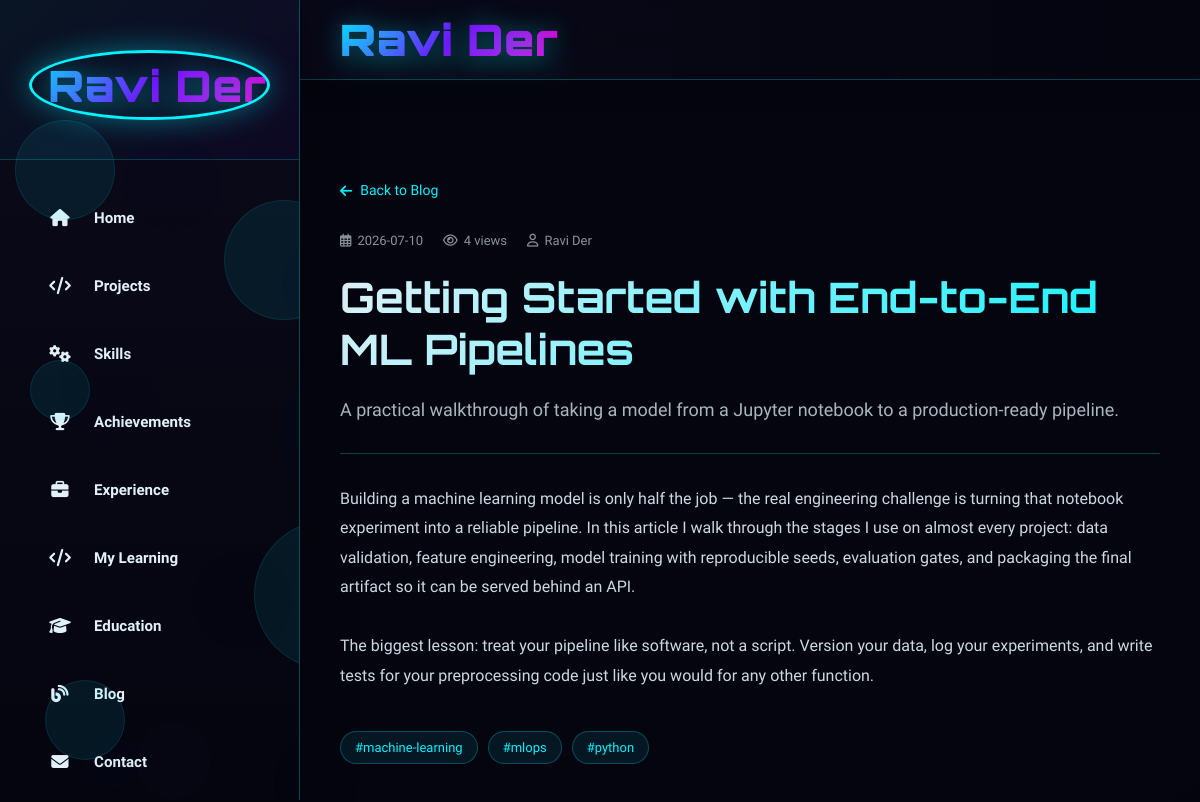
Before: /blog/getting-started-with-ml-pipelines (upper part) with the older database file.
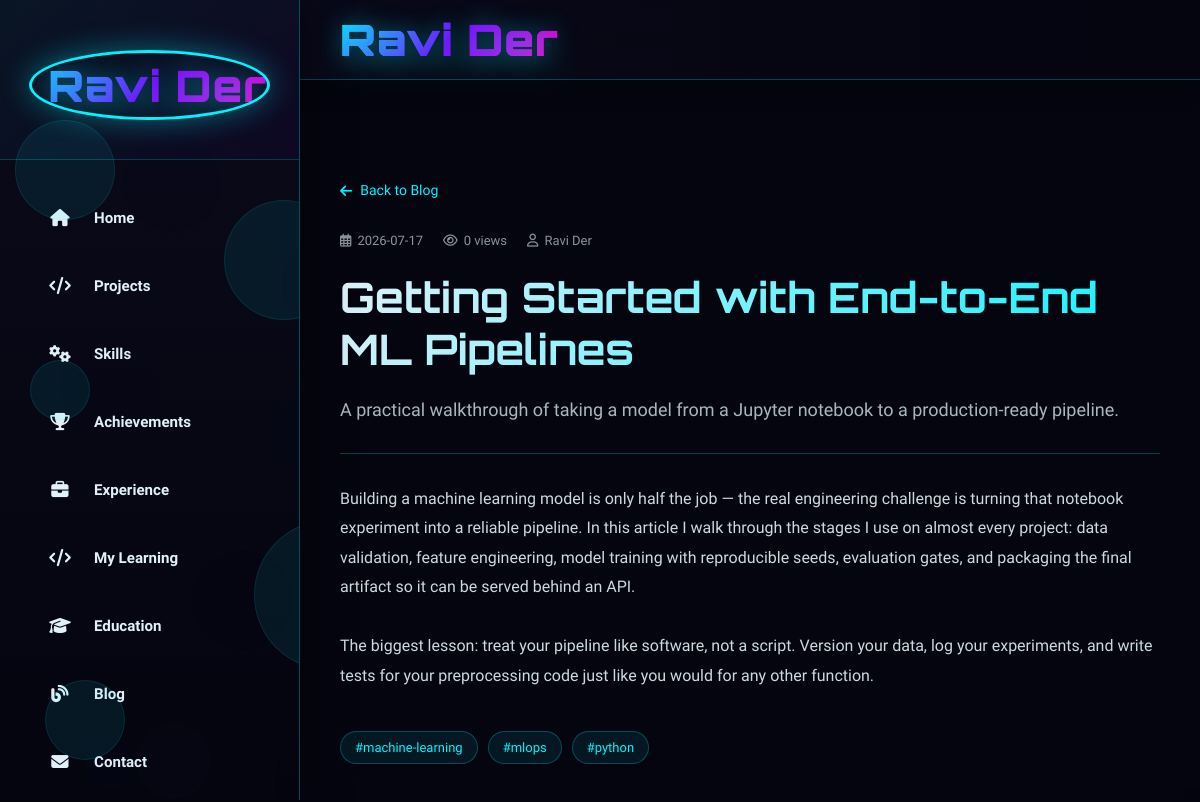
After: the same page with the newer database file.
### tables this page shows
CREATE TABLE blog_posts (
    id INTEGER PRIMARY KEY AUTOINCREMENT,
    slug TEXT UNIQUE NOT NULL,
    title TEXT NOT NULL,
    summary TEXT NOT NULL,
    content TEXT NOT NULL,
    cover_image TEXT,
    tags TEXT,
    author TEXT DEFAULT 'Ravi Der',
    published_at TEXT NOT NULL,
    views INTEGER DEFAULT 0
, status TEXT DEFAULT 'published', updated_at TIMESTAMP);

### flask_app.py (the view)
    @app.route('/blog/<slug>')
    def blog_post(slug):
        conn = db.get_connection()
        with conn:
            conn.execute("UPDATE blog_posts SET views = views + 1 WHERE slug = ?", (slug,))
        post = conn.execute("SELECT * FROM blog_posts WHERE slug = ?", (slug,)).fetchone()
        related = conn.execute(
            "SELECT * FROM blog_posts WHERE slug != ? AND (status = 'published' OR status IS NULL) "
            "ORDER BY published_at DESC LIMIT 3", (slug,)
        ).fetchall()
        conn.close()
        if not post:
            abort(404)
        return render_template('blog_post.html', post=post, related=related)

### db.py (called while the page is built)
def get_connection():
    os.makedirs(DATA_DIR, exist_ok=True)
    conn = sqlite3.connect(DB_PATH)
    conn.row_factory = sqlite3.Row
    conn.execute("PRAGMA foreign_keys = ON")
    return conn

def now_iso():
    return datetime.now(timezone.utc).isoformat()

### flask_app.py (called while the page is built)
@app.after_request
def add_security_headers(response):
    response.headers["X-Content-Type-Options"] = "nosniff"
    response.headers["X-Frame-Options"] = "DENY"
    response.headers["X-XSS-Protection"] = "1; mode=block"
    response.headers["Referrer-Policy"] = "strict-origin-when-cross-origin"
    response.headers["Content-Security-Policy"] = (
        "default-src 'self'; "
        "img-src 'self' data: https:; "
        "style-src 'self' 'unsafe-inline' https:; "
        "script-src 'self' 'unsafe-inline' https:; "
        "connect-src 'self' https:; "
        "font-src 'self' https: data:;"
    )
    return response

@app.before_request
def _start_timer():
    request._start_time = time.time()

### templates/blog_post.html (shortened to what this page needs)
{% extends 'base.html' %}
{% block extra_css %}
<link rel="stylesheet" href="https://cdnjs.cloudflare.com/ajax/libs/font-awesome/6.4.0/css/all.min.css">
{% endblock %}
{% block content %}
<section class="post-section">
    <div class="post-container">
        <a href="{{ url_for('blog') }}" class="back-to-blog">
            <i class="fas fa-arrow-left"></i> Back to Blog
        </a>
        <div class="post-meta">
            <span><i class="far fa-calendar-alt"></i> {{ post.published_at[:10] if post.published_at else '' }}</span>
            <span><i class="far fa-eye"></i> {{ post.views }} views</span>
            {% if post.author %}<span><i class="far fa-user"></i> {{ post.author }}</span>{% endif %}
        </div>
        <h1 class="post-title">{{ post.title }}</h1>
        <p class="post-summary">{{ post.summary }}</p>
        <div class="post-body">{{ post.content }}</div>
        {% if post.tags %}
        <div class="post-tags">
            {% for tag in post.tags.split(',') %}
                {% if tag.strip() %}<span class="post-tag">#{{ tag.strip() }}</span>{% endif %}
            {% endfor %}
        </div>
        {% endif %}
    </div>
</section>
{% endblock %}

Changed rows visible on the page:
changed blog_posts "Getting Started with End-to-End ML Pipelines": published_at "2026-07-10" → "2026-07-17"; views "4" → "0"
